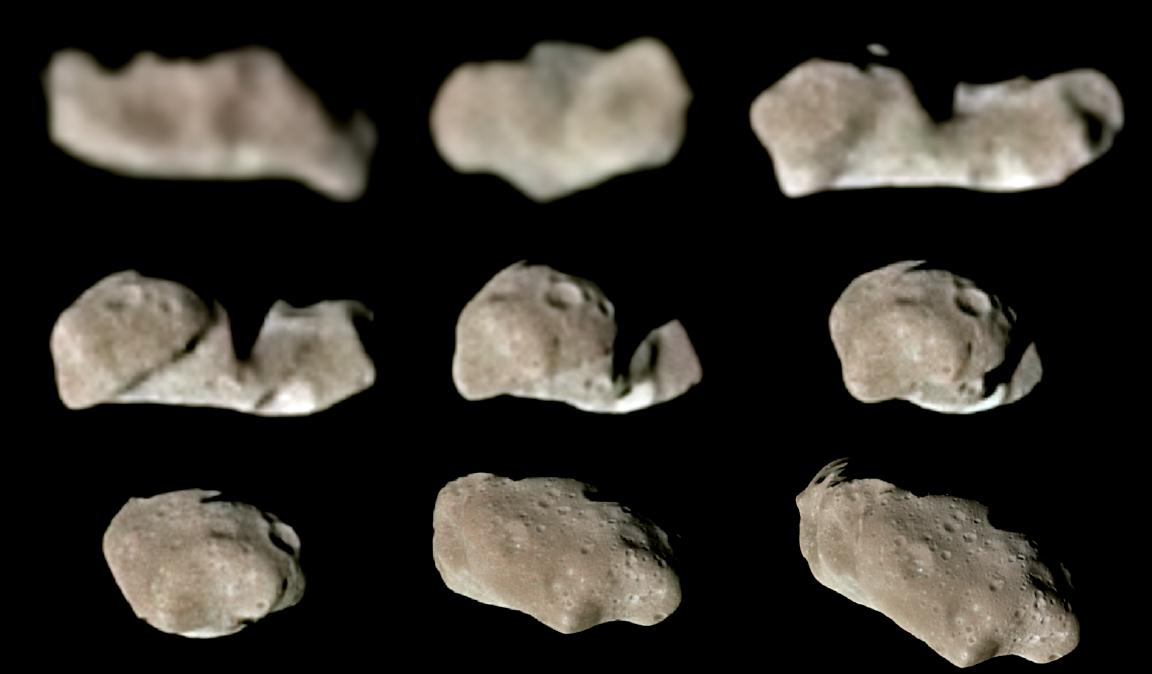
#> input picture images/ida.jpg, 1152 x 674 px
$ python asteroid_mining.py
#> lines starting #> are read from the running program, lines starting #| are printed output that depends on the picture; after the words box and inside, x2 and y2 are one past the last pixel; in counts of white or black regions, pixels touching at a corner belong together; long printed decimals are rounded
import numpy as np
import cv2
from scipy import spatial
import matplotlib.pyplot as plt

import os
import time


def get_hues(image):
    """
    Converts image to HSV format and slices out the hue channel normalized from 0 to 360.
    Parameters
    ----------
    image: np.array as 3-channel BGR image of uint8 dtype

    Returns
    -------
    hues: np.array of float32 dtype

    """
    hues = cv2.cvtColor(image, cv2.COLOR_BGR2HSV)

    # Slice out hue channel as float32 array
    hues = np.array(hues[:, :, 0], dtype='float32')

    # Normalize hues to 0 to 359 degrees
    hues = hues * 2

    return hues


def compute_wavelengths(image):
    """
    Computes approximate wavelength in microns for a given image.
    NOTE: Wavelengths are only approximations as it is impossible to convert RGB or HSV values back to the original
    wavelength values without additional data.
    Parameters
    ----------
    hues: np.array of dtype float32 with values in the range of 0 to 359

    Returns
    -------
    wavelengths: np.array of dtype float32
    """
    hues = get_hues(image)
    # Estimating that the usable part of the visible spectrum is 450-620nm,
    # with wavelength (in microns) and hue value (in degrees)
    wavelengths = 620 - 170 / 270 * hues

    # Divide by 1000 to normalize to microns
    wavelengths = wavelengths / 1000
    # print(wavelengths)

    # Apply Gaussian blur to filter out noise on image data
    kernel_size = (5, 5)
    wavelengths = cv2.GaussianBlur(wavelengths, kernel_size, 0)

    return wavelengths


def plot_histogram(wavelengths, filename):
    plot_min = np.floor(np.around(wavelengths.min() * 1000, 3)) / 1000
    plot_max = np.ceil(np.around(wavelengths.max() * 1000, 3)) / 1000
    hist = cv2.calcHist([wavelengths], [0], None, [100], [plot_min, plot_max]).flatten()
    plt.plot(hist)
    plt.title('Wavelengths Histogram')
    plt.ylabel('Count (log scale)')
    plt.yscale('log')
    plt.xlabel('100 Bins range: ' + str(plot_min) + ' - ' + str(plot_max) + ' microns')
    # plt.show()
    plt.savefig(filename)


def print_wavelength_info(wavelengths):
    print('wavelengths.min() = ' + str(wavelengths.min()))
    print('wavelengths.max() = ' + str(wavelengths.max()))
    print('wavelengths.mean() = ' + str(wavelengths.mean()))
    print('wavelengths.std() = ' + str(wavelengths.std()))
    print('')


def main():
    # Driver code
    green = (0, 255, 0)
    ida = cv2.imread("images/ida.jpg")
#> ida is the input picture: shape (674, 1152, 3); mean B, G, R 43.4, 49.2, 52.7
    patch = ida[500:580, 450:575]
    cv2.rectangle(ida, (450, 500), (575, 580), green)
#> ida: shape (674, 1152, 3); 0.05% of pixels changed, all inside (x1, y1, x2, y2) = (450, 500, 576, 581)
    # cv2.imshow('patch', patch)  # [debug]
    # cv2.waitKey(0)
    # cv2.imwrite('patch1.jpg', patch)
    wavelengths = compute_wavelengths(patch)
#> in get_hues, `hues = cv2.cvtColor(image, cv2.COLOR_BGR2HSV)`: hues: shape (80, 125, 3); mean H, S, V 17.6, 66.3, 154
#> in compute_wavelengths, `wavelengths = wavelengths / 1000`:
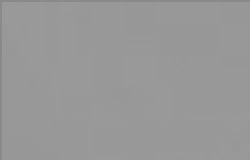
#> wavelengths: shape (80, 125) float32 (shown 2 times larger); min 0.544, max 0.606, mean 0.598
    print_wavelength_info(wavelengths)
#| wavelengths.min() = 0.5675
#| wavelengths.max() = 0.6051
#| wavelengths.mean() = 0.5982
#| wavelengths.std() = 0.004012
    plot_histogram(wavelengths, 'images/ida_hist.png')
#> in plot_histogram, `plot_min = np.floor(np.around(wavelengths.min() * 1000, 3)) / 1000`: plot_min = 0.567
#> in plot_histogram, `plot_max = np.ceil(np.around(wavelengths.max() * 1000, 3)) / 1000`: plot_max = 0.606
#> in plot_histogram, `hist = cv2.calcHist([wavelengths], [0], None, [100], [plot_min, plot_m..`: hist = 100 values, max 1976 at index 81, min 0 at index 0, mean 100
    cv2.imwrite('images/ida_rect.png', ida)

    olivine = cv2.imread('images/Lunar_Olivine_Basalt_15555_from_Apollo_15.jpg')
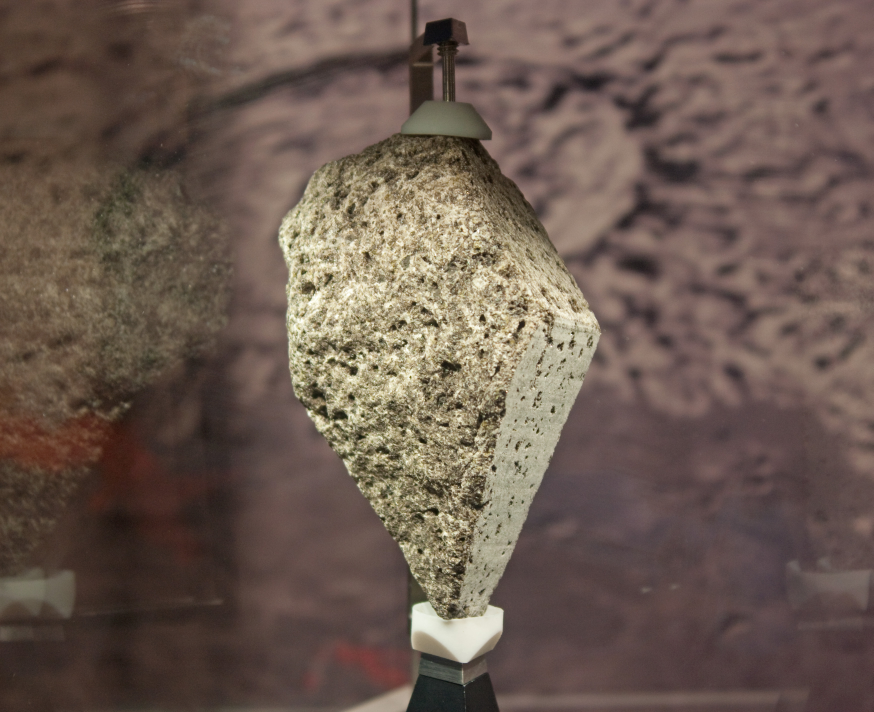
#> input picture images/Lunar_Olivine_Basalt_15555_from_Apollo_15.jpg, 3494 x 2848 px (shown at 1/4 size)
#> olivine is the input picture: shape (2848, 3494, 3); mean B, G, R 80.5, 90.4, 107.7
    patch = olivine[850:1550, 1250:1950]
#> patch: shape (700, 700, 3)
    cv2.rectangle(olivine, (1250, 850), (1950, 1550), green)
    wavelengths = compute_wavelengths(patch)
#> in get_hues (call 2), `hues = cv2.cvtColor(image, cv2.COLOR_BGR2HSV)`: hues: shape (700, 700, 3); mean H, S, V 22.4, 69.8, 177
#> in compute_wavelengths (call 2), `wavelengths = 620 - 170 / 270 * hues`:
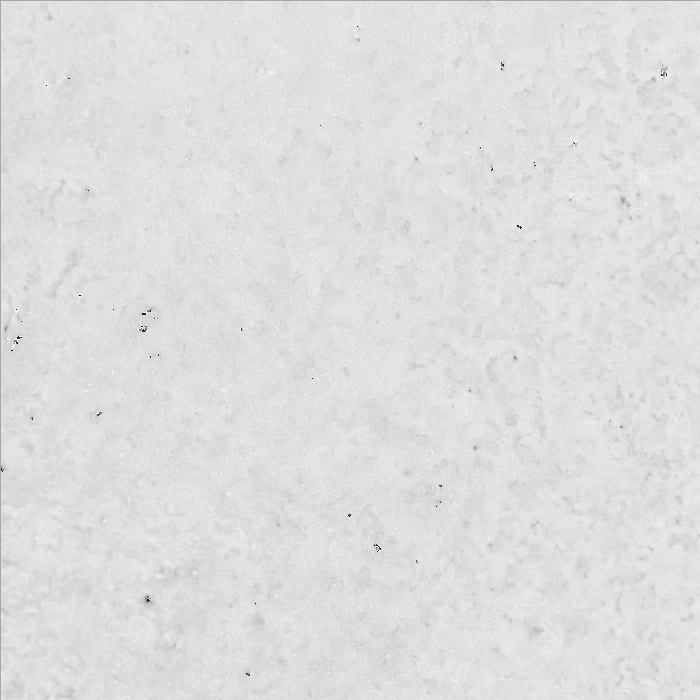
#> wavelengths: shape (700, 700) float32; min 397.1, max 620, mean 591.9; drawn with min black and max white
    print_wavelength_info(wavelengths)
#| wavelengths.min() = 0.4753
#| wavelengths.max() = 0.6082
#| wavelengths.mean() = 0.5919
#| wavelengths.std() = 0.003908
    plot_histogram(wavelengths, 'images/olivine_hist.png')
    cv2.imwrite('images/olivine_rect.png', olivine)

    chondrite = cv2.imread('images/chondrite (contains olivine and pyroxene).jpg')
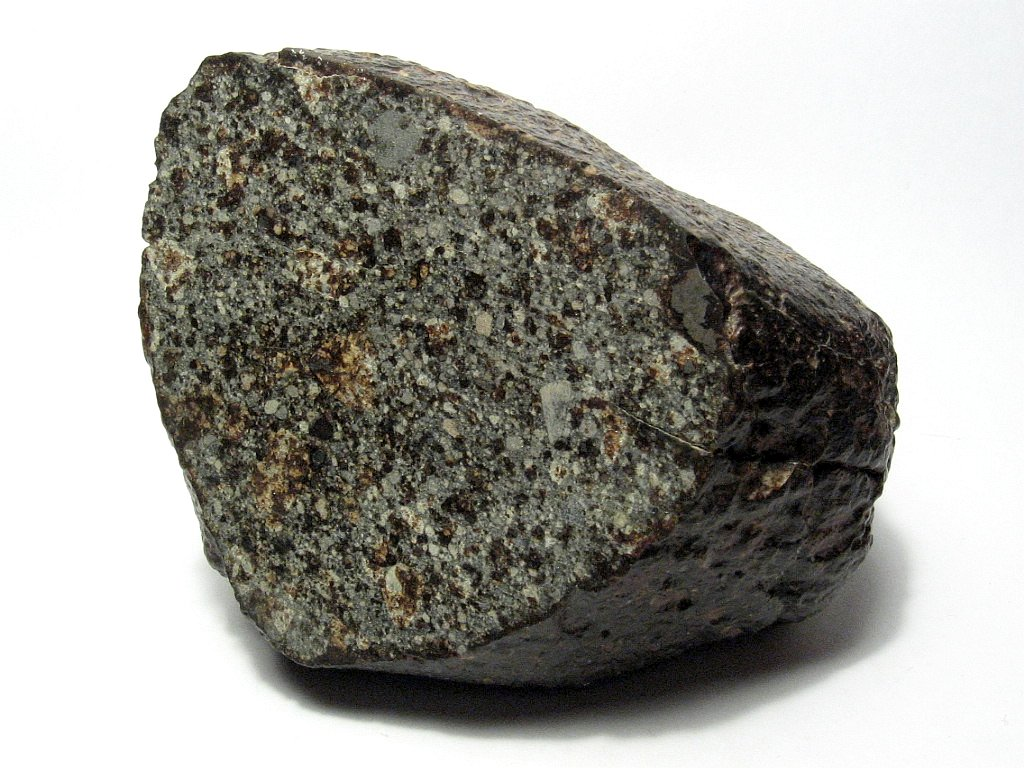
#> input picture images/chondrite (contains olivine and pyroxene).jpg, 1024 x 768 px
#> chondrite is the input picture: shape (768, 1024, 3); mean B, G, R 156.2, 161.9, 163.1
    patch = chondrite[200:500, 200:600]
#> patch: shape (300, 400, 3)
    cv2.rectangle(chondrite, (200, 200), (600, 500), green)
#> chondrite: shape (768, 1024, 3); 0.18% of pixels changed, all inside (x1, y1, x2, y2) = (200, 200, 601, 501)
    wavelengths = compute_wavelengths(patch)
#> in get_hues (call 3), `hues = cv2.cvtColor(image, cv2.COLOR_BGR2HSV)`: hues: shape (300, 400, 3); mean H, S, V 27.5, 64.1, 90.3
#> in get_hues (call 3), `hues = np.array(hues[:, :, 0], dtype='float32')`:
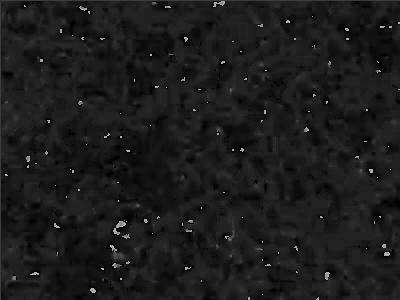
#> hues: shape (300, 400) float32; min 0, max 179, mean 27.5
#> in compute_wavelengths (call 3), `wavelengths = wavelengths / 1000`:
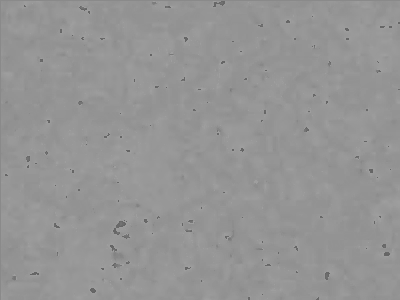
#> wavelengths: shape (300, 400) float32; min 0.395, max 0.62, mean 0.585
    print_wavelength_info(wavelengths)
#| wavelengths.min() = 0.4143
#| wavelengths.max() = 0.6193
#| wavelengths.mean() = 0.5855
#| wavelengths.std() = 0.01249
    plot_histogram(wavelengths, 'images/chondrite_hist.png')
#> call 3 of plot_histogram, with filename = 'images/chondrite_hist.png'
#> in plot_histogram (call 3), `plot_min = np.floor(np.around(wavelengths.min() * 1000, 3)) / 1000`: plot_min = 0.414
#> in plot_histogram (call 3), `plot_max = np.ceil(np.around(wavelengths.max() * 1000, 3)) / 1000`: plot_max = 0.62
#> in plot_histogram (call 3), `hist = cv2.calcHist([wavelengths], [0], None, [100], [plot_min, plot_m..`: hist = 100 values, max 10432 at index 80, min 0 at index 1, mean 1200
#> in plot_histogram (call 3), `plt.savefig(filename)`:
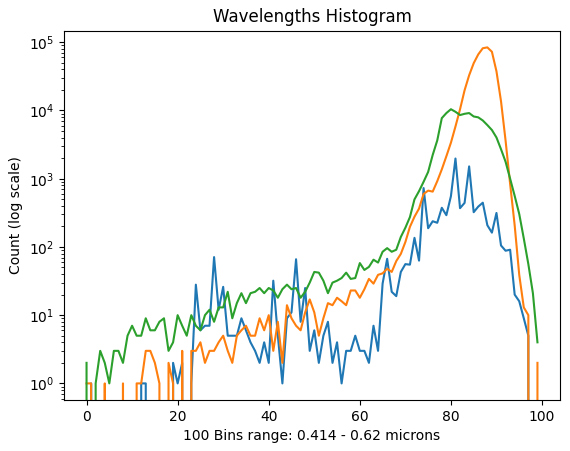
#> figure drawn by matplotlib, 1 panel; curve peaks at x = 81, y = 1976; curve peaks at x = 88, y = 84034; curve peaks at x = 80, y = 10432
    cv2.imwrite('images/chondrite_rect.png', chondrite)

    eros = cv2.imread('images/eros_asteroid.tif')
#> (the run stopped early here; a loop or call above may not have finished)
